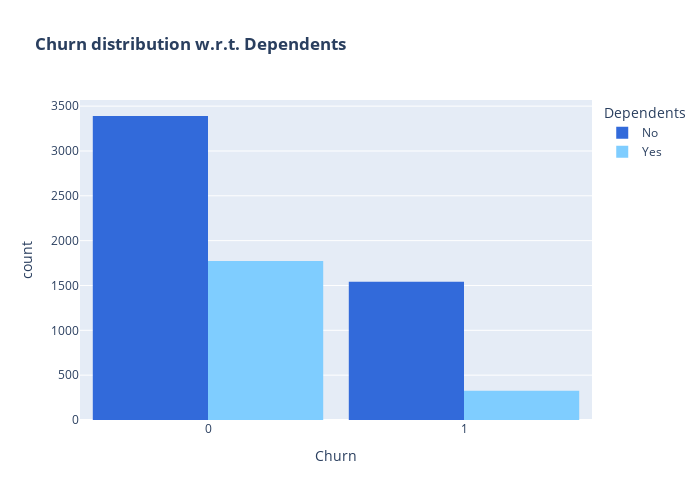

This figure's notebook cell:
### Markdown cell above
* Fiber optic service which was choosen by a lot of customers and it's evident that there's high churn rate among these customers. This could expose an issue in the Fiber optic service which dissatisfied most of it's customers, further looking into the issue might find a better and apt solution.
* Customers who opted for DSL service are larger in number and is found to have less churn rate compared to Fibre optic service

### Code cell
color_map = {"Yes": "#7fcdff", "No": "#326ada"}
fig = px.histogram(df, x="Churn", color="Dependents", barmode="group", title="<b>Churn distribution w.r.t. Dependents</b>", color_discrete_map=color_map)
fig.update_layout(width=700, height=500, bargap=0.1)
fig.show()

### Figure 1 — Plotly figure (JSON) as saved in the notebook; plotly's stock layout.template omitted (floating-point values rounded to 4 significant figures; data arrays with more than 128 entries replaced by an {"elided": "..."} marker saying what was removed)
{"data": [{"alignmentgroup": "True", "bingroup": "x", "hovertemplate": "Dependents=No<br>Churn=%{x}<br>count=%{y}<extra></extra>", "legendgroup": "No", "marker": {"color": "#326ada", "pattern": {"shape": ""}}, "name": "No", "offsetgroup": "No", "orientation": "v", "showlegend": true, "type": "histogram", "x": {"elided": "4933 int values"}, "xaxis": "x", "yaxis": "y"}, {"alignmentgroup": "True", "bingroup": "x", "hovertemplate": "Dependents=Yes<br>Churn=%{x}<br>count=%{y}<extra></extra>", "legendgroup": "Yes", "marker": {"color": "#7fcdff", "pattern": {"shape": ""}}, "name": "Yes", "offsetgroup": "Yes", "orientation": "v", "showlegend": true, "type": "histogram", "x": {"elided": "2099 int values"}, "xaxis": "x", "yaxis": "y"}], "layout": {"bargap": 0.1, "barmode": "group", "height": 500, "legend": {"title": {"text": "Dependents"}, "tracegroupgap": 0}, "title": {"text": "<b>Churn distribution w.r.t. Dependents</b>"}, "width": 700, "xaxis": {"anchor": "y", "domain": [0, 1], "title": {"text": "Churn"}}, "yaxis": {"anchor": "x", "domain": [0, 1], "title": {"text": "count"}}}}
